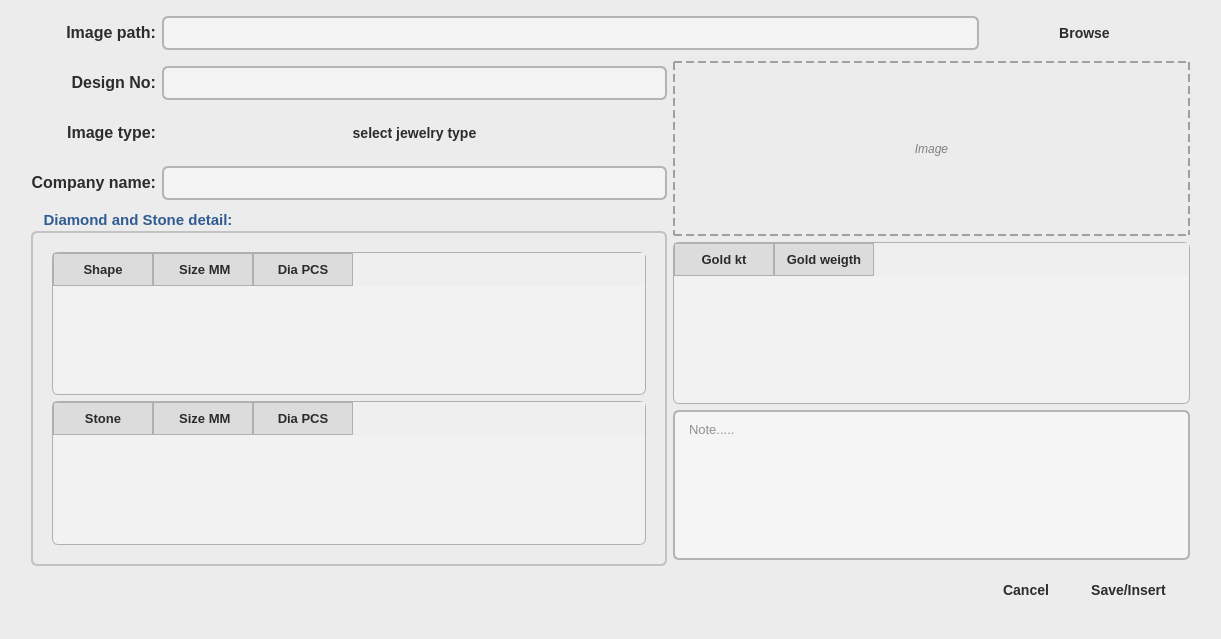
<?xml version="1.0" encoding="UTF-8"?>
<ui version="4.0">
 <class>AddCatalog</class>
 <widget class="QDialog" name="AddCatalog">
  <property name="geometry">
   <rect>
    <x>0</x>
    <y>0</y>
    <width>1221</width>
    <height>639</height>
   </rect>
  </property>
  <property name="windowTitle">
   <string>Dialog</string>
  </property>
  <property name="styleSheet">
   <string notr="true">QDialog {
    background-color: #ECECEC; /* neutral light-gray */
    color: #2B2B2B; /* dark charcoal */
    font-family: 'Segoe UI', 'Poppins', 'Arial';
    font-size: 14px;
}
</string>
  </property>
  <layout class="QGridLayout" name="gridLayout">
   <item row="12" column="7" rowspan="6" colspan="6">
    <widget class="QTextEdit" name="note">
     <property name="styleSheet">
      <string notr="true">QTextEdit {
    background-color: #F5F5F5;
    border: 1.5px solid #B4B4B4;
    border-radius: 6px;
    padding: 6px 10px;
    color: #2C2C2C;
    font-size: 13px;
}
</string>
     </property>
     <property name="placeholderText">
      <string>Note.....</string>
     </property>
    </widget>
   </item>
   <item row="1" column="2" colspan="5">
    <widget class="QLineEdit" name="designNO_lineEdit">
     <property name="font">
      <font>
       <family>Arial</family>
       <pointsize>-1</pointsize>
      </font>
     </property>
     <property name="styleSheet">
      <string notr="true">QLineEdit {
    background-color: #F3F3F3;
    border: 1.5px solid #B4B4B4;
    border-radius: 6px;
    padding: 6px 10px;
    color: #2C2C2C;
    font-size: 14px;
}
QLineEdit:focus {
    border: 2px solid #305C91;
    background-color: #FFFFFF;
}
QLineEdit:hover {
    border: 1.5px solid #888;
}
</string>
     </property>
    </widget>
   </item>
   <item row="0" column="0" rowspan="20">
    <spacer name="verticalSpacer_4">
     <property name="orientation">
      <enum>Qt::Orientation::Vertical</enum>
     </property>
     <property name="sizeHint" stdset="0">
      <size>
       <width>20</width>
       <height>40</height>
      </size>
     </property>
    </spacer>
   </item>
   <item row="19" column="10">
    <widget class="QPushButton" name="addCatalog_cancel_button">
     <property name="styleSheet">
      <string notr="true">QPushButton {
    background-color: qlineargradient(spread:pad, x1:0, y1:0, x2:1, y2:1,
                                      stop:0 #E0E0E0, stop:1 #CFCFCF);
    color: #2C2C2C;
    border: none;
    border-radius: 6px;
    padding: 10px 18px;
    font-size: 14px;
    font-weight: bold;
    text-align: center;
}
QPushButton:hover {
    background-color: qlineargradient(spread:pad, x1:0, y1:0, x2:1, y2:1,
                                      stop:0 #D0D0D0, stop:1 #B0B0B0);
    color: #1A1A1A;
}
QPushButton:pressed {
    background-color: #A0A0A0;
    color: #000000;
}
</string>
     </property>
     <property name="text">
      <string>Cancel</string>
     </property>
    </widget>
   </item>
   <item row="1" column="7" rowspan="5" colspan="6">
    <widget class="QLabel" name="imageView_label_at_addImage">
     <property name="styleSheet">
      <string notr="true">QLabel#imageView_label_at_addImage {
    border: 2px dashed #A0A0A0;
    // background-color: #F7F7F7;
    color: #808080;
    font-style: italic;
}
</string>
     </property>
     <property name="text">
      <string>Image</string>
     </property>
     <property name="alignment">
      <set>Qt::AlignmentFlag::AlignCenter</set>
     </property>
    </widget>
   </item>
   <item row="3" column="1">
    <widget class="QLabel" name="label_9">
     <property name="font">
      <font>
       <pointsize>14</pointsize>
       <fontweight>Medium</fontweight>
      </font>
     </property>
     <property name="styleSheet">
      <string notr="true">QLabel {
    font-size: 14pt;
    color: #2C2C2C;
    font-weight: 500;
}
QLabel#titleLabel {
    font-size: 20pt;
    font-weight: bold;
    color: #305C91;
}
</string>
     </property>
     <property name="text">
      <string>&lt;html&gt;&lt;head/&gt;&lt;body&gt;&lt;p&gt;&lt;span style=&quot; font-size:12pt;&quot;&gt;Company name:&lt;/span&gt;&lt;/p&gt;&lt;/body&gt;&lt;/html&gt;</string>
     </property>
     <property name="alignment">
      <set>Qt::AlignmentFlag::AlignRight|Qt::AlignmentFlag::AlignTrailing|Qt::AlignmentFlag::AlignVCenter</set>
     </property>
    </widget>
   </item>
   <item row="13" column="13">
    <spacer name="verticalSpacer_3">
     <property name="orientation">
      <enum>Qt::Orientation::Vertical</enum>
     </property>
     <property name="sizeHint" stdset="0">
      <size>
       <width>20</width>
       <height>40</height>
      </size>
     </property>
    </spacer>
   </item>
   <item row="1" column="1">
    <widget class="QLabel" name="label_7">
     <property name="font">
      <font>
       <pointsize>-1</pointsize>
       <fontweight>Medium</fontweight>
      </font>
     </property>
     <property name="styleSheet">
      <string notr="true">QLabel {
    color: #2C2C2C;
    font-size: 14px;
    font-weight: 500;
}
QLabel#titleLabel {
    font-size: 20px;
    font-weight: bold;
    color: #305C91;
}
</string>
     </property>
     <property name="text">
      <string>&lt;html&gt;&lt;head/&gt;&lt;body&gt;&lt;p&gt;&lt;span style=&quot; font-size:12pt;&quot;&gt;Design No:&lt;/span&gt;&lt;/p&gt;&lt;/body&gt;&lt;/html&gt;</string>
     </property>
     <property name="alignment">
      <set>Qt::AlignmentFlag::AlignRight|Qt::AlignmentFlag::AlignTrailing|Qt::AlignmentFlag::AlignVCenter</set>
     </property>
    </widget>
   </item>
   <item row="20" column="3">
    <spacer name="horizontalSpacer_25">
     <property name="orientation">
      <enum>Qt::Orientation::Horizontal</enum>
     </property>
     <property name="sizeHint" stdset="0">
      <size>
       <width>106</width>
       <height>20</height>
      </size>
     </property>
    </spacer>
   </item>
   <item row="20" column="9">
    <spacer name="horizontalSpacer_3">
     <property name="orientation">
      <enum>Qt::Orientation::Horizontal</enum>
     </property>
     <property name="sizeHint" stdset="0">
      <size>
       <width>40</width>
       <height>20</height>
      </size>
     </property>
    </spacer>
   </item>
   <item row="20" column="4">
    <spacer name="horizontalSpacer_5">
     <property name="orientation">
      <enum>Qt::Orientation::Horizontal</enum>
     </property>
     <property name="sizeHint" stdset="0">
      <size>
       <width>40</width>
       <height>20</height>
      </size>
     </property>
    </spacer>
   </item>
   <item row="2" column="13">
    <spacer name="verticalSpacer_29">
     <property name="orientation">
      <enum>Qt::Orientation::Vertical</enum>
     </property>
     <property name="sizeHint" stdset="0">
      <size>
       <width>20</width>
       <height>62</height>
      </size>
     </property>
    </spacer>
   </item>
   <item row="3" column="13">
    <spacer name="verticalSpacer_34">
     <property name="orientation">
      <enum>Qt::Orientation::Vertical</enum>
     </property>
     <property name="sizeHint" stdset="0">
      <size>
       <width>20</width>
       <height>63</height>
      </size>
     </property>
    </spacer>
   </item>
   <item row="11" column="13">
    <spacer name="verticalSpacer_36">
     <property name="orientation">
      <enum>Qt::Orientation::Vertical</enum>
     </property>
     <property name="sizeHint" stdset="0">
      <size>
       <width>20</width>
       <height>62</height>
      </size>
     </property>
    </spacer>
   </item>
   <item row="15" column="13">
    <spacer name="verticalSpacer_8">
     <property name="orientation">
      <enum>Qt::Orientation::Vertical</enum>
     </property>
     <property name="sizeHint" stdset="0">
      <size>
       <width>20</width>
       <height>40</height>
      </size>
     </property>
    </spacer>
   </item>
   <item row="0" column="1">
    <widget class="QLabel" name="label_5">
     <property name="font">
      <font>
       <pointsize>-1</pointsize>
       <fontweight>Medium</fontweight>
      </font>
     </property>
     <property name="styleSheet">
      <string notr="true">QLabel {
    color: #2C2C2C;
    font-size: 14px;
    font-weight: 500;
}
QLabel#titleLabel {
    font-size: 20px;
    font-weight: bold;
    color: #305C91;
}
</string>
     </property>
     <property name="text">
      <string>&lt;html&gt;&lt;head/&gt;&lt;body&gt;&lt;p&gt;&lt;span style=&quot; font-size:12pt;&quot;&gt;Image path:&lt;/span&gt;&lt;/p&gt;&lt;/body&gt;&lt;/html&gt;</string>
     </property>
     <property name="alignment">
      <set>Qt::AlignmentFlag::AlignRight|Qt::AlignmentFlag::AlignTrailing|Qt::AlignmentFlag::AlignVCenter</set>
     </property>
    </widget>
   </item>
   <item row="0" column="13">
    <spacer name="verticalSpacer_35">
     <property name="orientation">
      <enum>Qt::Orientation::Vertical</enum>
     </property>
     <property name="sizeHint" stdset="0">
      <size>
       <width>20</width>
       <height>63</height>
      </size>
     </property>
    </spacer>
   </item>
   <item row="1" column="13">
    <spacer name="verticalSpacer_27">
     <property name="orientation">
      <enum>Qt::Orientation::Vertical</enum>
     </property>
     <property name="sizeHint" stdset="0">
      <size>
       <width>20</width>
       <height>63</height>
      </size>
     </property>
    </spacer>
   </item>
   <item row="20" column="5">
    <spacer name="horizontalSpacer_26">
     <property name="orientation">
      <enum>Qt::Orientation::Horizontal</enum>
     </property>
     <property name="sizeHint" stdset="0">
      <size>
       <width>107</width>
       <height>20</height>
      </size>
     </property>
    </spacer>
   </item>
   <item row="6" column="13">
    <spacer name="verticalSpacer_6">
     <property name="orientation">
      <enum>Qt::Orientation::Vertical</enum>
     </property>
     <property name="sizeHint" stdset="0">
      <size>
       <width>20</width>
       <height>40</height>
      </size>
     </property>
    </spacer>
   </item>
   <item row="20" column="10">
    <spacer name="horizontalSpacer_2">
     <property name="orientation">
      <enum>Qt::Orientation::Horizontal</enum>
     </property>
     <property name="sizeHint" stdset="0">
      <size>
       <width>40</width>
       <height>20</height>
      </size>
     </property>
    </spacer>
   </item>
   <item row="10" column="13">
    <spacer name="verticalSpacer_2">
     <property name="orientation">
      <enum>Qt::Orientation::Vertical</enum>
     </property>
     <property name="sizeHint" stdset="0">
      <size>
       <width>20</width>
       <height>40</height>
      </size>
     </property>
    </spacer>
   </item>
   <item row="14" column="13">
    <spacer name="verticalSpacer_9">
     <property name="orientation">
      <enum>Qt::Orientation::Vertical</enum>
     </property>
     <property name="sizeHint" stdset="0">
      <size>
       <width>20</width>
       <height>40</height>
      </size>
     </property>
    </spacer>
   </item>
   <item row="6" column="7" rowspan="6" colspan="6">
    <widget class="QTableWidget" name="goldTable">
     <property name="styleSheet">
      <string notr="true">QTableWidget {
    background-color: #F2F2F2;
    alternate-background-color: #E8E8E8;
    border: 1px solid #B0B0B0;
    border-radius: 6px;
    font-size: 13px;
    color: #2C2C2C;
    gridline-color: #D0D0D0;
}

QTableWidget::item:hover {
    background-color: #DADADA;
}

QHeaderView::section {
    background-color: #DCDCDC;
    border: 1px solid #B0B0B0;
    font-size: 13px;
    font-weight: bold;
    color: #2B2B2B;
    padding: 6px;
}
</string>
     </property>
     <column>
      <property name="text">
       <string>Gold kt</string>
      </property>
     </column>
     <column>
      <property name="text">
       <string>Gold weigth</string>
      </property>
     </column>
    </widget>
   </item>
   <item row="20" column="8">
    <spacer name="horizontalSpacer_19">
     <property name="orientation">
      <enum>Qt::Orientation::Horizontal</enum>
     </property>
     <property name="sizeHint" stdset="0">
      <size>
       <width>106</width>
       <height>20</height>
      </size>
     </property>
    </spacer>
   </item>
   <item row="0" column="10" colspan="2">
    <widget class="QPushButton" name="brows">
     <property name="font">
      <font>
       <family>Segoe UI</family>
       <pointsize>-1</pointsize>
       <italic>false</italic>
       <bold>true</bold>
      </font>
     </property>
     <property name="styleSheet">
      <string notr="true">QPushButton {
    background-color: qlineargradient(spread:pad, x1:0, y1:0, x2:1, y2:1,
                                      stop:0 #E0E0E0, stop:1 #CFCFCF);
    color: #2C2C2C;
    border: none;
    border-radius: 6px;
    padding: 10px 18px;
    font-size: 14px;
    font-weight: bold;
    text-align: center;
}
QPushButton:hover {
    background-color: qlineargradient(spread:pad, x1:0, y1:0, x2:1, y2:1,
                                      stop:0 #D0D0D0, stop:1 #B0B0B0);
    color: #1A1A1A;
}
QPushButton:pressed {
    background-color: #A0A0A0;
    color: #000000;
}
</string>
     </property>
     <property name="text">
      <string>Browse</string>
     </property>
    </widget>
   </item>
   <item row="20" column="2">
    <spacer name="horizontalSpacer">
     <property name="orientation">
      <enum>Qt::Orientation::Horizontal</enum>
     </property>
     <property name="sizeHint" stdset="0">
      <size>
       <width>40</width>
       <height>20</height>
      </size>
     </property>
    </spacer>
   </item>
   <item row="2" column="2" colspan="5">
    <widget class="QPushButton" name="jewelryButton">
     <property name="font">
      <font>
       <pointsize>-1</pointsize>
       <bold>true</bold>
      </font>
     </property>
     <property name="styleSheet">
      <string notr="true">QPushButton {
    background-color: qlineargradient(spread:pad, x1:0, y1:0, x2:1, y2:1,
                                      stop:0 #E0E0E0, stop:1 #CFCFCF);
    color: #2C2C2C;
    border: none;
    border-radius: 6px;
    padding: 10px 18px;
    font-size: 14px;
    font-weight: bold;
    text-align: center;
}
QPushButton:hover {
    background-color: qlineargradient(spread:pad, x1:0, y1:0, x2:1, y2:1,
                                      stop:0 #D0D0D0, stop:1 #B0B0B0);
    color: #1A1A1A;
}
QPushButton:pressed {
    background-color: #A0A0A0;
    color: #000000;
}
</string>
     </property>
     <property name="text">
      <string>select jewelry type</string>
     </property>
    </widget>
   </item>
   <item row="0" column="2" colspan="8">
    <widget class="QLineEdit" name="imagPath_lineEdit">
     <property name="font">
      <font>
       <family>Arial</family>
       <pointsize>-1</pointsize>
      </font>
     </property>
     <property name="styleSheet">
      <string notr="true">QLineEdit {
    background-color: #F3F3F3;
    border: 1.5px solid #B4B4B4;
    border-radius: 6px;
    padding: 6px 10px;
    color: #2C2C2C;
    font-size: 14px;
}
QLineEdit:focus {
    border: 2px solid #305C91;
    background-color: #FFFFFF;
}
QLineEdit:hover {
    border: 1.5px solid #888;
}
</string>
     </property>
    </widget>
   </item>
   <item row="20" column="6">
    <spacer name="horizontalSpacer_18">
     <property name="orientation">
      <enum>Qt::Orientation::Horizontal</enum>
     </property>
     <property name="sizeHint" stdset="0">
      <size>
       <width>106</width>
       <height>20</height>
      </size>
     </property>
    </spacer>
   </item>
   <item row="19" column="11">
    <widget class="QPushButton" name="save_insert">
     <property name="font">
      <font>
       <family>Segoe UI</family>
       <pointsize>-1</pointsize>
       <bold>true</bold>
      </font>
     </property>
     <property name="styleSheet">
      <string notr="true">QPushButton {
    background-color: qlineargradient(spread:pad, x1:0, y1:0, x2:1, y2:1,
                                      stop:0 #E0E0E0, stop:1 #CFCFCF);
    color: #2C2C2C;
    border: none;
    border-radius: 6px;
    padding: 10px 18px;
    font-size: 14px;
    font-weight: bold;
    text-align: center;
}
QPushButton:hover {
    background-color: qlineargradient(spread:pad, x1:0, y1:0, x2:1, y2:1,
                                      stop:0 #D0D0D0, stop:1 #B0B0B0);
    color: #1A1A1A;
}
QPushButton:pressed {
    background-color: #A0A0A0;
    color: #000000;
}
</string>
     </property>
     <property name="text">
      <string>Save/Insert</string>
     </property>
    </widget>
   </item>
   <item row="2" column="1">
    <widget class="QLabel" name="label_8">
     <property name="font">
      <font>
       <pointsize>-1</pointsize>
       <fontweight>Medium</fontweight>
      </font>
     </property>
     <property name="styleSheet">
      <string notr="true">QLabel {
    color: #2C2C2C;
    font-size: 14px;
    font-weight: 500;
}
QLabel#titleLabel {
    font-size: 20px;
    font-weight: bold;
    color: #305C91;
}
</string>
     </property>
     <property name="text">
      <string>&lt;html&gt;&lt;head/&gt;&lt;body&gt;&lt;p&gt;&lt;span style=&quot; font-size:12pt;&quot;&gt;Image type:&lt;/span&gt;&lt;/p&gt;&lt;/body&gt;&lt;/html&gt;</string>
     </property>
     <property name="alignment">
      <set>Qt::AlignmentFlag::AlignRight|Qt::AlignmentFlag::AlignTrailing|Qt::AlignmentFlag::AlignVCenter</set>
     </property>
    </widget>
   </item>
   <item row="12" column="13">
    <spacer name="verticalSpacer_5">
     <property name="orientation">
      <enum>Qt::Orientation::Vertical</enum>
     </property>
     <property name="sizeHint" stdset="0">
      <size>
       <width>20</width>
       <height>40</height>
      </size>
     </property>
    </spacer>
   </item>
   <item row="20" column="7">
    <spacer name="horizontalSpacer_22">
     <property name="orientation">
      <enum>Qt::Orientation::Horizontal</enum>
     </property>
     <property name="sizeHint" stdset="0">
      <size>
       <width>107</width>
       <height>20</height>
      </size>
     </property>
    </spacer>
   </item>
   <item row="3" column="2" colspan="5">
    <widget class="QLineEdit" name="companyName_lineEdit">
     <property name="font">
      <font>
       <family>Arial</family>
       <pointsize>-1</pointsize>
      </font>
     </property>
     <property name="styleSheet">
      <string notr="true">QLineEdit {
    background-color: #F3F3F3;
    border: 1.5px solid #B4B4B4;
    border-radius: 6px;
    padding: 6px 10px;
    color: #2C2C2C;
    font-size: 14px;
}
QLineEdit:focus {
    border: 2px solid #305C91;
    background-color: #FFFFFF;
}
QLineEdit:hover {
    border: 1.5px solid #888;
}
</string>
     </property>
    </widget>
   </item>
   <item row="16" column="13">
    <spacer name="verticalSpacer_32">
     <property name="orientation">
      <enum>Qt::Orientation::Vertical</enum>
     </property>
     <property name="sizeHint" stdset="0">
      <size>
       <width>20</width>
       <height>63</height>
      </size>
     </property>
    </spacer>
   </item>
   <item row="20" column="11">
    <spacer name="horizontalSpacer_4">
     <property name="orientation">
      <enum>Qt::Orientation::Horizontal</enum>
     </property>
     <property name="sizeHint" stdset="0">
      <size>
       <width>40</width>
       <height>20</height>
      </size>
     </property>
    </spacer>
   </item>
   <item row="4" column="13" rowspan="2">
    <spacer name="verticalSpacer_30">
     <property name="orientation">
      <enum>Qt::Orientation::Vertical</enum>
     </property>
     <property name="sizeHint" stdset="0">
      <size>
       <width>20</width>
       <height>63</height>
      </size>
     </property>
    </spacer>
   </item>
   <item row="17" column="13">
    <spacer name="verticalSpacer">
     <property name="orientation">
      <enum>Qt::Orientation::Vertical</enum>
     </property>
     <property name="sizeHint" stdset="0">
      <size>
       <width>20</width>
       <height>40</height>
      </size>
     </property>
    </spacer>
   </item>
   <item row="4" column="1" rowspan="15" colspan="6">
    <widget class="QGroupBox" name="groupBox">
     <property name="font">
      <font>
       <pointsize>-1</pointsize>
       <bold>true</bold>
      </font>
     </property>
     <property name="styleSheet">
      <string notr="true">QGroupBox {
    border: 1.5px solid #C2C2C2;
    border-radius: 6px;
    margin-top: 20px;
    padding: 10px;
    font-size: 15px;
    font-weight: bold;
    color: #305C91;
}
QGroupBox::title {
    subcontrol-origin: margin;
    subcontrol-position: top left;
    padding: 0 10px;
}
</string>
     </property>
     <property name="title">
      <string>Diamond and Stone detail:</string>
     </property>
     <layout class="QVBoxLayout" name="verticalLayout">
      <item>
       <widget class="QTableWidget" name="diaTable">
        <property name="font">
         <font>
          <family>Arial</family>
          <pointsize>-1</pointsize>
         </font>
        </property>
        <property name="styleSheet">
         <string notr="true">QTableWidget {
    background-color: #F2F2F2;
    alternate-background-color: #E8E8E8;
    border: 1px solid #B0B0B0;
    border-radius: 6px;
    font-size: 13px;
    color: #2C2C2C;
    gridline-color: #D0D0D0;
}

QTableWidget::item:hover {
    background-color: #DADADA;
}

QHeaderView::section {
    background-color: #DCDCDC;
    border: 1px solid #B0B0B0;
    font-size: 13px;
    font-weight: bold;
    color: #2B2B2B;
    padding: 6px;
}
</string>
        </property>
        <column>
         <property name="text">
          <string>Shape</string>
         </property>
        </column>
        <column>
         <property name="text">
          <string> Size MM</string>
         </property>
        </column>
        <column>
         <property name="text">
          <string>Dia PCS</string>
         </property>
        </column>
       </widget>
      </item>
      <item>
       <widget class="QTableWidget" name="stoneTable">
        <property name="font">
         <font>
          <family>Arial</family>
          <pointsize>-1</pointsize>
         </font>
        </property>
        <property name="styleSheet">
         <string notr="true">QTableWidget {
    background-color: #F2F2F2;
    alternate-background-color: #E8E8E8;
    border: 1px solid #B0B0B0;
    border-radius: 6px;
    font-size: 13px;
    color: #2C2C2C;
    gridline-color: #D0D0D0;
}

QTableWidget::item:hover {
    background-color: #DADADA;
}

QHeaderView::section {
    background-color: #DCDCDC;
    border: 1px solid #B0B0B0;
    font-size: 13px;
    font-weight: bold;
    color: #2B2B2B;
    padding: 6px;
}
</string>
        </property>
        <column>
         <property name="text">
          <string>Stone</string>
         </property>
        </column>
        <column>
         <property name="text">
          <string> Size MM</string>
         </property>
        </column>
        <column>
         <property name="text">
          <string>Dia PCS</string>
         </property>
        </column>
       </widget>
      </item>
     </layout>
    </widget>
   </item>
   <item row="20" column="1">
    <spacer name="horizontalSpacer_24">
     <property name="orientation">
      <enum>Qt::Orientation::Horizontal</enum>
     </property>
     <property name="sizeHint" stdset="0">
      <size>
       <width>107</width>
       <height>20</height>
      </size>
     </property>
    </spacer>
   </item>
   <item row="8" column="13" rowspan="2">
    <spacer name="verticalSpacer_33">
     <property name="orientation">
      <enum>Qt::Orientation::Vertical</enum>
     </property>
     <property name="sizeHint" stdset="0">
      <size>
       <width>20</width>
       <height>63</height>
      </size>
     </property>
    </spacer>
   </item>
  </layout>
 </widget>
 <resources/>
 <connections/>
</ui>
